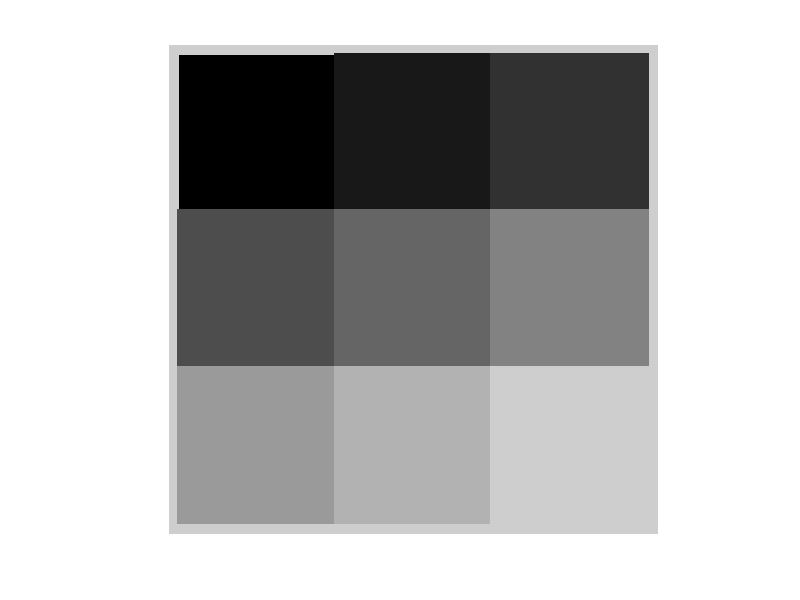

This figure's MATLAB source:
%% Homework1, page 11

clc, clear all, close all, format compact

%pkg load image



img = zeros(256);

img(:, 1:5) = 0.8;
img(:, 251:256) = 0.8;

img(1:5, :) = 0.8;
img(251:256, :) = 0.8;



img(5:87, 87:169) = 0.1;
img(5:87, 169:251) = 0.2;

img(87:169, 5:87) = 0.3;
img(87:169, 87:169) = 0.4;
img(87:169, 169:251) = 0.5;

img(169:251, 5:87) = 0.6;
img(169:251, 87:169) = 0.7;
img(169:251, 169:251) = 0.8;


figure, imshow(img);

